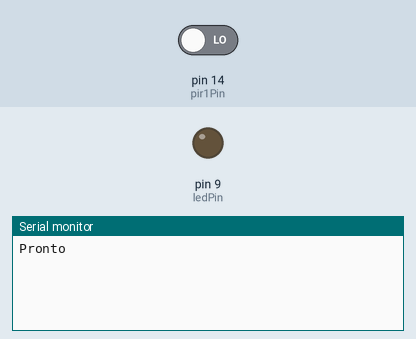
Recording of a sketch running on a simulated Arduino Uno, built with avr-gcc and run on an emulated ATmega328P. On the bench: output pins drawn as LEDs (lit = HIGH), the last lines printed to the serial monitor. Inputs (shaded band) come from the test bench; at power-on: pin 14 (pir1Pin) LOW.

Above: at 1.2 s.
1.3 s: pin 14 (pir1Pin) driven HIGH
At 1.9 s:
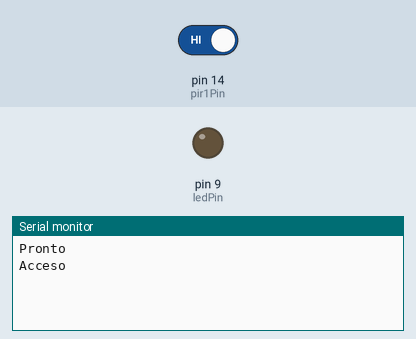
4.3 s: pin 14 (pir1Pin) driven LOW
At 7.7 s:
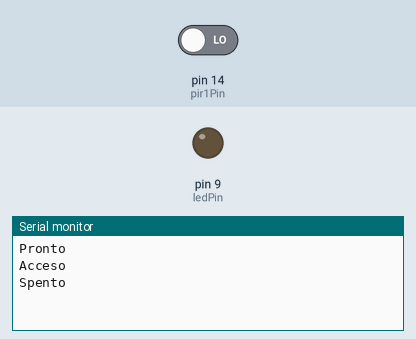

Measured:
- after the input at 1.3 s, the serial monitor: prints a new line at once (image 1)
- after the input at 4.3 s, the serial monitor: prints a new line after 2.1 s (image 2)

The sketch:

prova_pir.ino
```cpp
/*
 * Allarme volumetrico pin 7
 * con cicalino passivi pin 8
 * chiamata web pin 10-11-12-13, con servizio IFTTT
 */

#include <SPI.h>
#include <EtherCard.h>

// ethernet interface mac address, must be unique on the LAN
static byte mymac[] = { 0x74,0x69,0x69,0x2D,0x30,0x31 };

//char postVariableToURL[250];
char postVariableToURL[150];

byte Ethernet::buffer[700];
static uint32_t timer;

static byte myip[] = { 192,168,1,208 };
static byte gwip[] = { 192,168,1,1 };
static byte dnsip[] = { 192,168,1,1 };
static byte mask[] = { 255,255,255,0 };
//static byte hisip[] = { 208,86,224,90 };
static byte hisip[] = { 192,168,1,208 };

const char website[] PROGMEM = "maker.ifttt.com";
//const char website[] PROGMEM = "www.google.com";
//const char website[] PROGMEM = "192.168.1.203";
// called when the client request is complete}
boolean ledStatus;

char* on = "ON";
char* off = "OFF";
char* home = "HOME";

char* statusLabel;
char* buttonLabel;

int ledPin =9;  // LED on Pin 6 of Arduino
int pir1Pin =14;  // Input for HC-S501 il pin 14 corrisponde al A0 come digitale
int pir2Pin =15;  // Input for HC-S501 il pin 14 corrisponde al A0 come digitale
int buzzer =8;  // Set the control the buzzer digital IO pin

int  valled;

int pirValue; // Place to store read PIR Value
int incorso;
long  tempo_disattivo =30000L;  // Tempo in millisecondi di interdizione dopo allarme


void setup()
{
  Serial.begin(9600);

  pinMode(ledPin, OUTPUT);
  pinMode(pir1Pin, INPUT);


  digitalWrite(ledPin, LOW);

  Serial.println(F("Pronto"));
  ledStatus = false;
  statusLabel = off;
}

int stato;

void loop()
{

  pirValue = digitalRead(pir1Pin);
  //digitalWrite(ledPin, pirValue);
  if (stato != pirValue && !incorso)
  {
    stato =pirValue;
    if (pirValue)
    {
      int i;

      Serial.println(F("Acceso"));
      for(i=0; i<50; i++)// Wen a frequency sound
      {
        digitalWrite(buzzer,HIGH);// Sound
        analogWrite(ledPin, 255);
        delay(1);//delay 1ms
        digitalWrite(buzzer,LOW);//Not sound
        digitalWrite(ledPin, LOW);
        delay(100);// delay 1ms
      }

    }
    else  Serial.println(F("Spento"));
  }
}
```
